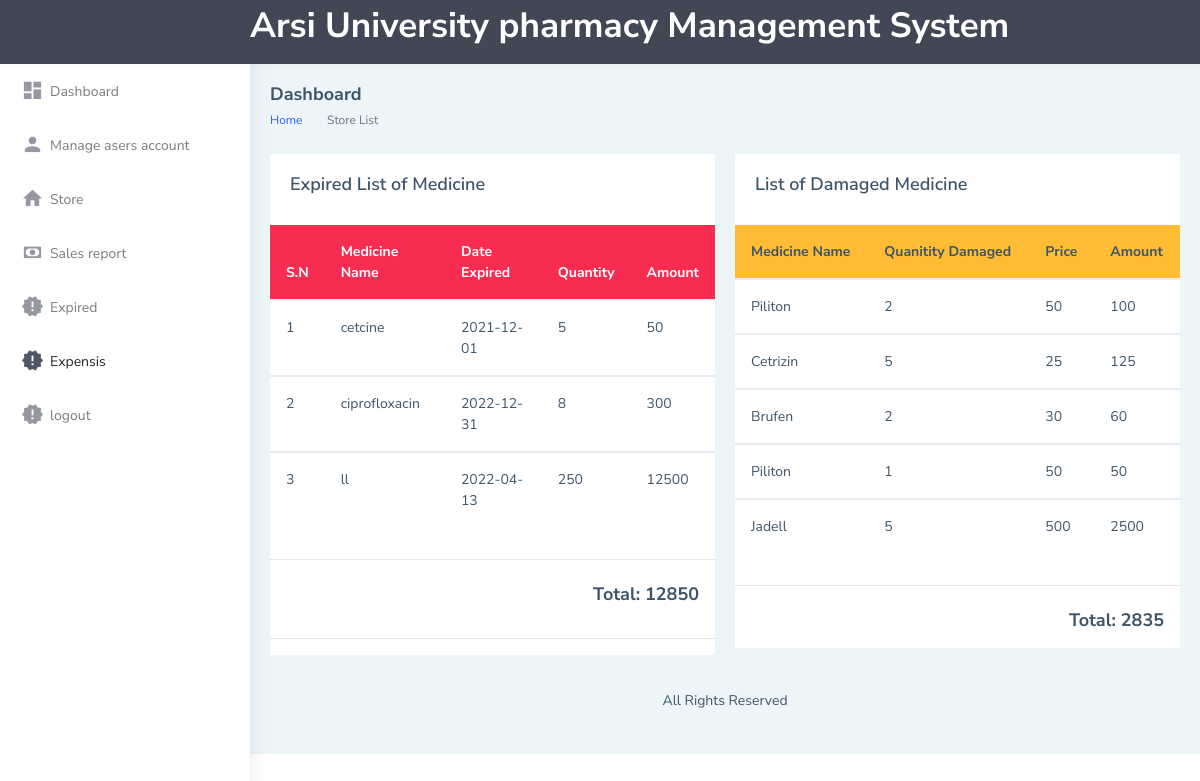
Screenshot of /dashboard/expensism.php with the database file from the repository.
### tables this page shows
CREATE TABLE `expired_medince` (
  `id` int(10) NOT NULL,
  `medicine_name` varchar(255) NOT NULL,
  `date_expired` varchar(100) NOT NULL,
  `amount` varchar(100) NOT NULL,
  `capacity` varchar(100) NOT NULL
);

CREATE TABLE `damaged` (
  `id` int(10) NOT NULL,
  `name` varchar(255) NOT NULL,
  `price` varchar(255) NOT NULL,
  `amount` varchar(255) NOT NULL,
  `capacity` varchar(255) NOT NULL
);

### dashboard/expensism.php (the view, shortened to what this page needs)
<!DOCTYPE html>
<html dir="ltr" lang="en">
<?php
require "includes/head.php";
?>
<body>
    <div id="main-wrapper" data-layout="vertical" data-navbarbg="skin5" data-sidebartype="full"
        data-sidebar-position="absolute" data-header-position="absolute" data-boxed-layout="full">
        <?php require "includes/header.php"?>
       <?php require "includes/asidem.php";?>
        <div class="page-wrapper">
            <div class="page-breadcrumb">
                <div class="row align-items-center">
                    <div class="col-5">
                        <h4 class="page-title">Dashboard</h4>
                        <div class="d-flex align-items-center">
                            <nav aria-label="breadcrumb">
                                <ol class="breadcrumb">
                                    <li class="breadcrumb-item"><a href="storecoordinator.php">Home</a></li>
                                    <li class="breadcrumb-item active" aria-current="page">Store List</li>
                                </ol>
                            </nav>
                        </div>
                    </div>
                </div>
            </div>
            <div class="container-fluid">
                <?php
														require "includes/conn.php";
                         ?>
                <div class="row">
                    <div class="col-6">
                        <div class="card">
                            <div class="card-body">
                                <div class="d-md-flex align-items-center">
                                    <div>
                                        <h4 class="card-title">Expired List of Medicine </h4>
                                    </div>
									</div>
                            </div>
                            <div class="table-responsive">
                            <table class="table v-middle">
                                    <thead>
                                    <tr class="bg-danger text-white">
                                            <th class="border-top-0">S.N</th>
                                            <th class="border-top-0">Medicine Name</th>
                                            <th class="border-top-0">Date Expired</th>
                                            <th class="border-top-0">Quantity</th>
											<th class="border-top-0">Amount</th>
                                        </tr>
                                    </thead>
                                    <?php
                                                        $sql ="SELECT * FROM expired_medince ";
                  $res = mysqli_query($conn,$sql);
                  if ($res == TRUE) {
                      $count = mysqli_num_rows($res);
                      $sn=1;
                      if($count > 0){
                          while ($rows=mysqli_fetch_assoc($res)) {
                              $medicine_name=$rows['medicine_name'];
                              $date_expired=$rows['date_expired'];
                              $capacity=$rows['capacity'];
                              $amount=$rows['amount'];
                         ?>
                                    <tbody>
                                    <td>
											<?php echo $sn++;?>
										</td>
										<td>
											<?php echo $medicine_name;?>
										</td>
										<td>
											<?php echo $date_expired;?>
										</td>
										<td>
											<?php echo $capacity;?>
										</td>
										<td>
											<?php echo $amount;?>
										</td>
                                    </tbody>
                                    <?php
										}
									}
								}
							?>
                                </table>
                            </div>
                            <hr>
                            <div align="right" class="px-3 py-2">
                               <h4>Total:
                               <?php
                               $sql ="SELECT SUM(amount) as 'amount' FROM expired_medince";
								$res = mysqli_query($conn,$sql);
								$data = mysqli_fetch_array($res);
									   ?>
                                   <?php echo $data['amount'];?>
                               </h4>
                            </div>
                            <hr>
                        </div>
                    </div>
                <div class="col-6">
                        <div class="card">
                            <div class="card-body">
                                <div class="d-md-flex align-items-center">
                                    <div>
                                        <h4 class="card-title"> List of Damaged Medicine </h4>
                                    </div>
									</div>
                            </div>
                            <div class="table-responsive">
                            <table class="table v-middle">
                                    <thead>
                                        <tr class="bg-warning">
                                            <th class="border-top-0">Medicine Name</th>
                                            <th class="border-top-0">Quanitity Damaged</th>
                                            <th class="border-top-0">Price</th>
                                            <th class="border-top-0">Amount</th>
                                        </tr>
                                    </thead>
                                    <?php
                                                        require "includes/conn.php";
																			if(isset($_GET['page']))
																				{
																					$page = $_GET['page'];
																				}
																				else
																				{
																					$page = 1;
																				}
																				$num_per_page = 10;
																				$start_from = ($page-1)*10;
                                                        $sql ="SELECT * FROM damaged limit $start_from,$num_per_page";
                                                        $res = mysqli_query($conn,$sql);
                                                        if ($res == TRUE) {
                                                            $count = mysqli_num_rows($res);
                                                            if($count > 0){
                                                                while ($rows=mysqli_fetch_assoc($res)) {
                                                                    $name=$rows['name'];
                                                                    $capacity=$rows['capacity'];
                                                                    $price=$rows['price'];
                                                                    $amount=$rows['amount'];
                                                               ?>
                                    <tbody>
                                           <tr>
                                                <td><?php echo $name; ?></td>
                                                <td><?php echo $capacity; ?></td>
                                                <td><?php echo $price; ?></td>
                                                <td><?php echo $amount; ?></td>
                                        </tr>
                                    </tbody>
                                    <?php
										}
									}
								}
							?>
                                </table>
                            </div>
                            <hr>
                            <div align="right" class="px-3 py-2">
                               <h4>Total:
                               <?php
                               $sql ="SELECT SUM(amount) as 'amount' FROM damaged";
								$res = mysqli_query($conn,$sql);
								$data = mysqli_fetch_array($res);
									   ?>
                                   <?php echo $data['amount'];?>
                               </h4>
                        </div>
                    </div>
                </div>
            </div>
            <footer class="footer text-center">
                All Rights Reserved
            </footer>
        </div>
    </div>
</body>
</html>

### rows the page displays
expired_medince: medicine_name "cetcine", date_expired "2021-12-01", capacity "5", amount "50"
expired_medince: medicine_name "ciprofloxacin", date_expired "2022-12-31", capacity "8", amount "300"
expired_medince: medicine_name "ll", date_expired "2022-04-13", capacity "250", amount "12500"
damaged: name "Piliton", capacity "2", price "50", amount "100"
damaged: name "Cetrizin", capacity "5", price "25", amount "125"
damaged: name "Brufen", capacity "2", price "30", amount "60"
damaged: name "Piliton", capacity "1", price "50", amount "50"
damaged: name "Jadell", capacity "5", price "500", amount "2500"

### other values shown
$data['amount'] "12850"
$data['amount'] "2835"
